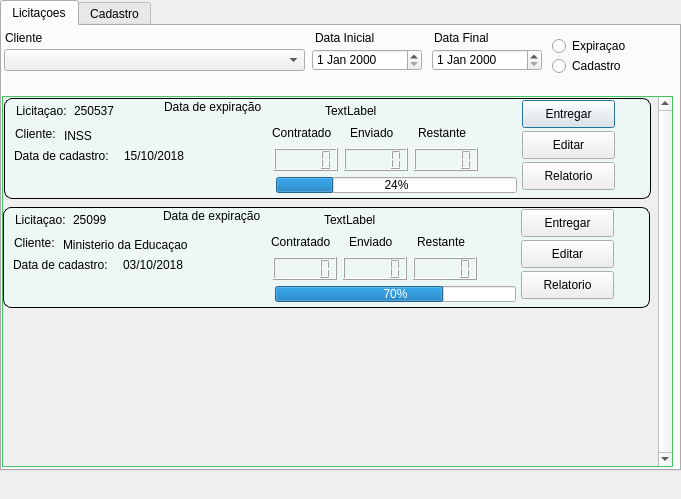
<?xml version="1.0" encoding="UTF-8"?>
<ui version="4.0">
 <class>Dialog</class>
 <widget class="QDialog" name="Dialog">
  <property name="geometry">
   <rect>
    <x>0</x>
    <y>0</y>
    <width>681</width>
    <height>499</height>
   </rect>
  </property>
  <property name="windowTitle">
   <string>Licitaçoes</string>
  </property>
  <widget class="QTabWidget" name="tabWidget">
   <property name="geometry">
    <rect>
     <x>0</x>
     <y>0</y>
     <width>681</width>
     <height>471</height>
    </rect>
   </property>
   <property name="currentIndex">
    <number>0</number>
   </property>
   <widget class="QWidget" name="tab">
    <attribute name="title">
     <string>Licitaçoes</string>
    </attribute>
    <widget class="QScrollArea" name="scrollArea">
     <property name="geometry">
      <rect>
       <x>0</x>
       <y>70</y>
       <width>671</width>
       <height>371</height>
      </rect>
     </property>
     <property name="styleSheet">
      <string notr="true">#scrollArea {
background-color: rgb(85, 255, 127);
}</string>
     </property>
     <property name="verticalScrollBarPolicy">
      <enum>Qt::ScrollBarAlwaysOn</enum>
     </property>
     <property name="horizontalScrollBarPolicy">
      <enum>Qt::ScrollBarAlwaysOff</enum>
     </property>
     <property name="widgetResizable">
      <bool>true</bool>
     </property>
     <widget class="QWidget" name="scrollAreaWidgetContents">
      <property name="geometry">
       <rect>
        <x>0</x>
        <y>0</y>
        <width>648</width>
        <height>369</height>
       </rect>
      </property>
      <widget class="QFrame" name="CardLicitacao">
       <property name="geometry">
        <rect>
         <x>1</x>
         <y>1</y>
         <width>647</width>
         <height>101</height>
        </rect>
       </property>
       <property name="styleSheet">
        <string notr="true">#CardLicitacao {
border: 1px solid black;
border-radius: 8px;
background:  rgb(237, 247, 245);
}</string>
       </property>
       <property name="frameShape">
        <enum>QFrame::StyledPanel</enum>
       </property>
       <property name="frameShadow">
        <enum>QFrame::Raised</enum>
       </property>
       <widget class="QLabel" name="label">
        <property name="geometry">
         <rect>
          <x>12</x>
          <y>5</y>
          <width>61</width>
          <height>16</height>
         </rect>
        </property>
        <property name="text">
         <string>Licitaçao:  </string>
        </property>
       </widget>
       <widget class="QLabel" name="label_2">
        <property name="geometry">
         <rect>
          <x>268</x>
          <y>27</y>
          <width>71</width>
          <height>16</height>
         </rect>
        </property>
        <property name="text">
         <string>Contratado</string>
        </property>
       </widget>
       <widget class="QLabel" name="label_3">
        <property name="geometry">
         <rect>
          <x>346</x>
          <y>27</y>
          <width>55</width>
          <height>16</height>
         </rect>
        </property>
        <property name="text">
         <string>Enviado</string>
        </property>
       </widget>
       <widget class="QLabel" name="label_4">
        <property name="geometry">
         <rect>
          <x>414</x>
          <y>27</y>
          <width>55</width>
          <height>16</height>
         </rect>
        </property>
        <property name="text">
         <string>Restante</string>
        </property>
       </widget>
       <widget class="QLabel" name="label_5">
        <property name="geometry">
         <rect>
          <x>11</x>
          <y>28</y>
          <width>55</width>
          <height>16</height>
         </rect>
        </property>
        <property name="text">
         <string>Cliente:</string>
        </property>
       </widget>
       <widget class="QLabel" name="label_6">
        <property name="geometry">
         <rect>
          <x>160</x>
          <y>1</y>
          <width>111</width>
          <height>16</height>
         </rect>
        </property>
        <property name="text">
         <string>Data de expiração</string>
        </property>
       </widget>
       <widget class="QLabel" name="label_7">
        <property name="geometry">
         <rect>
          <x>10</x>
          <y>50</y>
          <width>101</width>
          <height>16</height>
         </rect>
        </property>
        <property name="text">
         <string>Data de cadastro:</string>
        </property>
       </widget>
       <widget class="QLCDNumber" name="lcdNumber">
        <property name="geometry">
         <rect>
          <x>270</x>
          <y>50</y>
          <width>64</width>
          <height>23</height>
         </rect>
        </property>
       </widget>
       <widget class="QLCDNumber" name="lcdNumber_2">
        <property name="geometry">
         <rect>
          <x>340</x>
          <y>50</y>
          <width>64</width>
          <height>23</height>
         </rect>
        </property>
       </widget>
       <widget class="QLCDNumber" name="lcdNumber_3">
        <property name="geometry">
         <rect>
          <x>410</x>
          <y>50</y>
          <width>64</width>
          <height>23</height>
         </rect>
        </property>
       </widget>
       <widget class="QLabel" name="label_8">
        <property name="geometry">
         <rect>
          <x>321</x>
          <y>2</y>
          <width>101</width>
          <height>21</height>
         </rect>
        </property>
        <property name="text">
         <string>TextLabel</string>
        </property>
       </widget>
       <widget class="QLabel" name="label_9">
        <property name="geometry">
         <rect>
          <x>70</x>
          <y>5</y>
          <width>55</width>
          <height>16</height>
         </rect>
        </property>
        <property name="text">
         <string>250537</string>
        </property>
       </widget>
       <widget class="QLabel" name="label_10">
        <property name="geometry">
         <rect>
          <x>60</x>
          <y>30</y>
          <width>211</width>
          <height>16</height>
         </rect>
        </property>
        <property name="text">
         <string>INSS</string>
        </property>
       </widget>
       <widget class="QLabel" name="label_11">
        <property name="geometry">
         <rect>
          <x>120</x>
          <y>50</y>
          <width>71</width>
          <height>16</height>
         </rect>
        </property>
        <property name="text">
         <string>15/10/2018</string>
        </property>
       </widget>
       <widget class="QPushButton" name="pushButton">
        <property name="geometry">
         <rect>
          <x>518</x>
          <y>2</y>
          <width>93</width>
          <height>28</height>
         </rect>
        </property>
        <property name="text">
         <string>Entregar</string>
        </property>
       </widget>
       <widget class="QPushButton" name="pushButton_2">
        <property name="geometry">
         <rect>
          <x>518</x>
          <y>33</y>
          <width>93</width>
          <height>28</height>
         </rect>
        </property>
        <property name="text">
         <string>Editar</string>
        </property>
       </widget>
       <widget class="QPushButton" name="pushButton_3">
        <property name="geometry">
         <rect>
          <x>518</x>
          <y>64</y>
          <width>93</width>
          <height>28</height>
         </rect>
        </property>
        <property name="text">
         <string>Relatorio</string>
        </property>
       </widget>
       <widget class="QProgressBar" name="progressBar">
        <property name="geometry">
         <rect>
          <x>272</x>
          <y>79</y>
          <width>241</width>
          <height>16</height>
         </rect>
        </property>
        <property name="value">
         <number>24</number>
        </property>
        <property name="format">
         <string>%p%</string>
        </property>
       </widget>
      </widget>
      <widget class="QFrame" name="CardLicitacao_2">
       <property name="geometry">
        <rect>
         <x>0</x>
         <y>110</y>
         <width>647</width>
         <height>101</height>
        </rect>
       </property>
       <property name="styleSheet">
        <string notr="true">#CardLicitacao_2 {
border: 1px solid black;
border-radius: 8px;
background:  rgb(237, 247, 245);
}</string>
       </property>
       <property name="frameShape">
        <enum>QFrame::StyledPanel</enum>
       </property>
       <property name="frameShadow">
        <enum>QFrame::Raised</enum>
       </property>
       <widget class="QLabel" name="label_26">
        <property name="geometry">
         <rect>
          <x>12</x>
          <y>5</y>
          <width>61</width>
          <height>16</height>
         </rect>
        </property>
        <property name="text">
         <string>Licitaçao:  </string>
        </property>
       </widget>
       <widget class="QLabel" name="label_27">
        <property name="geometry">
         <rect>
          <x>268</x>
          <y>27</y>
          <width>71</width>
          <height>16</height>
         </rect>
        </property>
        <property name="text">
         <string>Contratado</string>
        </property>
       </widget>
       <widget class="QLabel" name="label_28">
        <property name="geometry">
         <rect>
          <x>346</x>
          <y>27</y>
          <width>55</width>
          <height>16</height>
         </rect>
        </property>
        <property name="text">
         <string>Enviado</string>
        </property>
       </widget>
       <widget class="QLabel" name="label_29">
        <property name="geometry">
         <rect>
          <x>414</x>
          <y>27</y>
          <width>55</width>
          <height>16</height>
         </rect>
        </property>
        <property name="text">
         <string>Restante</string>
        </property>
       </widget>
       <widget class="QLabel" name="label_30">
        <property name="geometry">
         <rect>
          <x>11</x>
          <y>28</y>
          <width>55</width>
          <height>16</height>
         </rect>
        </property>
        <property name="text">
         <string>Cliente:</string>
        </property>
       </widget>
       <widget class="QLabel" name="label_31">
        <property name="geometry">
         <rect>
          <x>160</x>
          <y>1</y>
          <width>111</width>
          <height>16</height>
         </rect>
        </property>
        <property name="text">
         <string>Data de expiração</string>
        </property>
       </widget>
       <widget class="QLabel" name="label_32">
        <property name="geometry">
         <rect>
          <x>10</x>
          <y>50</y>
          <width>101</width>
          <height>16</height>
         </rect>
        </property>
        <property name="text">
         <string>Data de cadastro:</string>
        </property>
       </widget>
       <widget class="QLCDNumber" name="lcdNumber_7">
        <property name="geometry">
         <rect>
          <x>270</x>
          <y>50</y>
          <width>64</width>
          <height>23</height>
         </rect>
        </property>
       </widget>
       <widget class="QLCDNumber" name="lcdNumber_8">
        <property name="geometry">
         <rect>
          <x>340</x>
          <y>50</y>
          <width>64</width>
          <height>23</height>
         </rect>
        </property>
       </widget>
       <widget class="QLCDNumber" name="lcdNumber_9">
        <property name="geometry">
         <rect>
          <x>410</x>
          <y>50</y>
          <width>64</width>
          <height>23</height>
         </rect>
        </property>
       </widget>
       <widget class="QLabel" name="label_33">
        <property name="geometry">
         <rect>
          <x>321</x>
          <y>2</y>
          <width>101</width>
          <height>21</height>
         </rect>
        </property>
        <property name="text">
         <string>TextLabel</string>
        </property>
       </widget>
       <widget class="QLabel" name="label_34">
        <property name="geometry">
         <rect>
          <x>70</x>
          <y>5</y>
          <width>55</width>
          <height>16</height>
         </rect>
        </property>
        <property name="text">
         <string>25099</string>
        </property>
       </widget>
       <widget class="QLabel" name="label_35">
        <property name="geometry">
         <rect>
          <x>60</x>
          <y>30</y>
          <width>211</width>
          <height>16</height>
         </rect>
        </property>
        <property name="text">
         <string>Ministerio da Educaçao</string>
        </property>
       </widget>
       <widget class="QLabel" name="label_36">
        <property name="geometry">
         <rect>
          <x>120</x>
          <y>50</y>
          <width>71</width>
          <height>16</height>
         </rect>
        </property>
        <property name="text">
         <string>03/10/2018</string>
        </property>
       </widget>
       <widget class="QPushButton" name="pushButton_7">
        <property name="geometry">
         <rect>
          <x>518</x>
          <y>2</y>
          <width>93</width>
          <height>28</height>
         </rect>
        </property>
        <property name="text">
         <string>Entregar</string>
        </property>
       </widget>
       <widget class="QPushButton" name="pushButton_8">
        <property name="geometry">
         <rect>
          <x>518</x>
          <y>33</y>
          <width>93</width>
          <height>28</height>
         </rect>
        </property>
        <property name="text">
         <string>Editar</string>
        </property>
       </widget>
       <widget class="QPushButton" name="pushButton_9">
        <property name="geometry">
         <rect>
          <x>518</x>
          <y>64</y>
          <width>93</width>
          <height>28</height>
         </rect>
        </property>
        <property name="text">
         <string>Relatorio</string>
        </property>
       </widget>
       <widget class="QProgressBar" name="progressBar_3">
        <property name="geometry">
         <rect>
          <x>272</x>
          <y>79</y>
          <width>241</width>
          <height>16</height>
         </rect>
        </property>
        <property name="value">
         <number>70</number>
        </property>
        <property name="format">
         <string>%p%</string>
        </property>
       </widget>
      </widget>
     </widget>
    </widget>
    <widget class="QComboBox" name="comboBox">
     <property name="geometry">
      <rect>
       <x>2</x>
       <y>23</y>
       <width>301</width>
       <height>22</height>
      </rect>
     </property>
     <property name="editable">
      <bool>false</bool>
     </property>
    </widget>
    <widget class="QDateEdit" name="dateEdit">
     <property name="geometry">
      <rect>
       <x>310</x>
       <y>23</y>
       <width>110</width>
       <height>22</height>
      </rect>
     </property>
    </widget>
    <widget class="QDateEdit" name="dateEdit_2">
     <property name="geometry">
      <rect>
       <x>430</x>
       <y>23</y>
       <width>110</width>
       <height>22</height>
      </rect>
     </property>
    </widget>
    <widget class="QRadioButton" name="radioButton">
     <property name="geometry">
      <rect>
       <x>550</x>
       <y>10</y>
       <width>95</width>
       <height>20</height>
      </rect>
     </property>
     <property name="text">
      <string>Expiraçao</string>
     </property>
    </widget>
    <widget class="QRadioButton" name="radioButton_2">
     <property name="geometry">
      <rect>
       <x>550</x>
       <y>30</y>
       <width>95</width>
       <height>20</height>
      </rect>
     </property>
     <property name="text">
      <string>Cadastro</string>
     </property>
    </widget>
    <widget class="QLabel" name="label_12">
     <property name="geometry">
      <rect>
       <x>313</x>
       <y>4</y>
       <width>71</width>
       <height>16</height>
      </rect>
     </property>
     <property name="text">
      <string>Data Inicial</string>
     </property>
    </widget>
    <widget class="QLabel" name="label_13">
     <property name="geometry">
      <rect>
       <x>432</x>
       <y>4</y>
       <width>61</width>
       <height>16</height>
      </rect>
     </property>
     <property name="text">
      <string>Data Final</string>
     </property>
    </widget>
    <widget class="QLabel" name="label_14">
     <property name="geometry">
      <rect>
       <x>3</x>
       <y>4</y>
       <width>55</width>
       <height>16</height>
      </rect>
     </property>
     <property name="text">
      <string>Cliente</string>
     </property>
    </widget>
   </widget>
   <widget class="QWidget" name="tab_2">
    <attribute name="title">
     <string>Cadastro</string>
    </attribute>
   </widget>
  </widget>
 </widget>
 <resources/>
 <connections/>
</ui>
